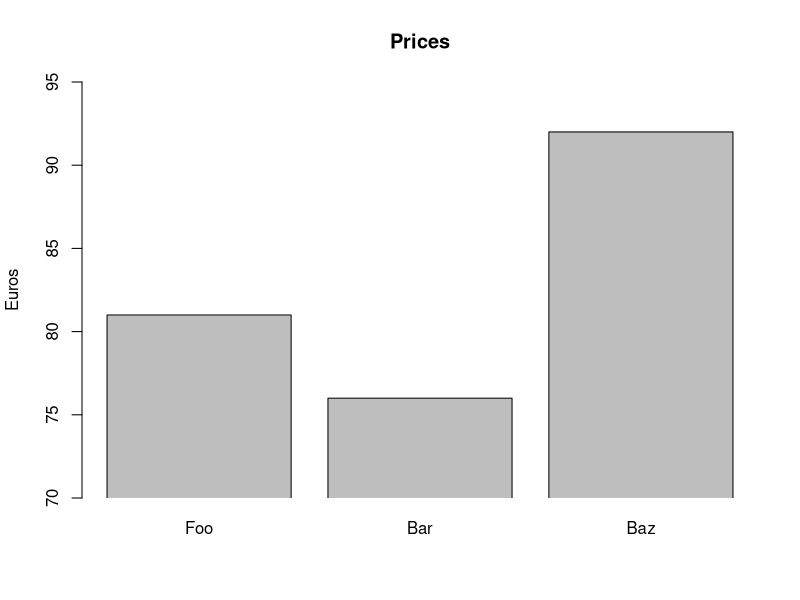

R code for this plot:
      prices  <- c(  81 ,   76 ,   92 );
names(prices) <- c('Foo', 'Bar', 'Baz');

barplot(prices, main='Prices', ylab='Euros', ylim=c(70, 95), xpd=FALSE) # xpd: Should bars be allowed to go outside region?
